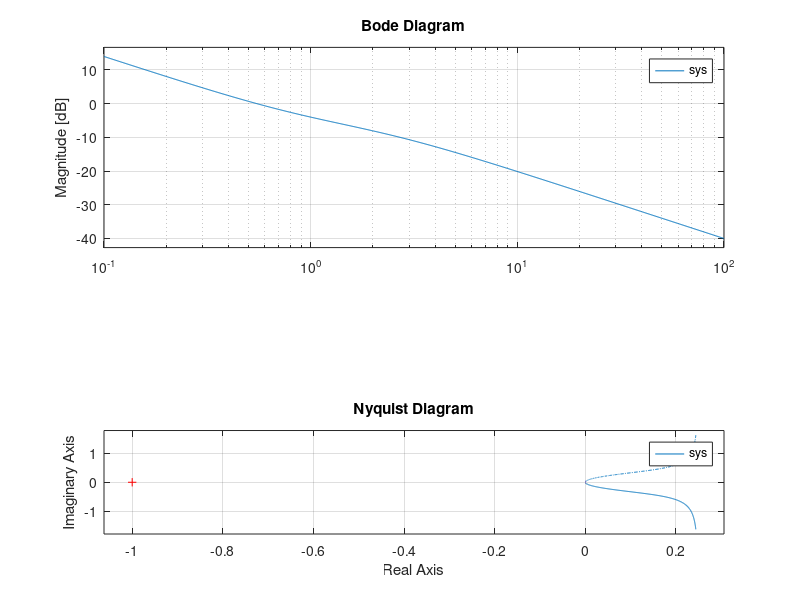

Source code (MATLAB):
%% This script consists of all crazy experiments with nyquist plot and the nyquist stability criterion

% sys = tf([1], [1 2])
z = [-1, 1]; % list of zeros of the system
p = [0, 1, -2]; % list of poles of the system
k = 1; % gain
sys = zpk(z, p, k)

% rlocus(sys)
% bode(sys)
% nyquist(sys)

subplot(3, 1, 1)
rlocus(sys)
subplot(3, 1, 2)
bode(sys)
subplot(3, 1, 3)
nyquist(sys)